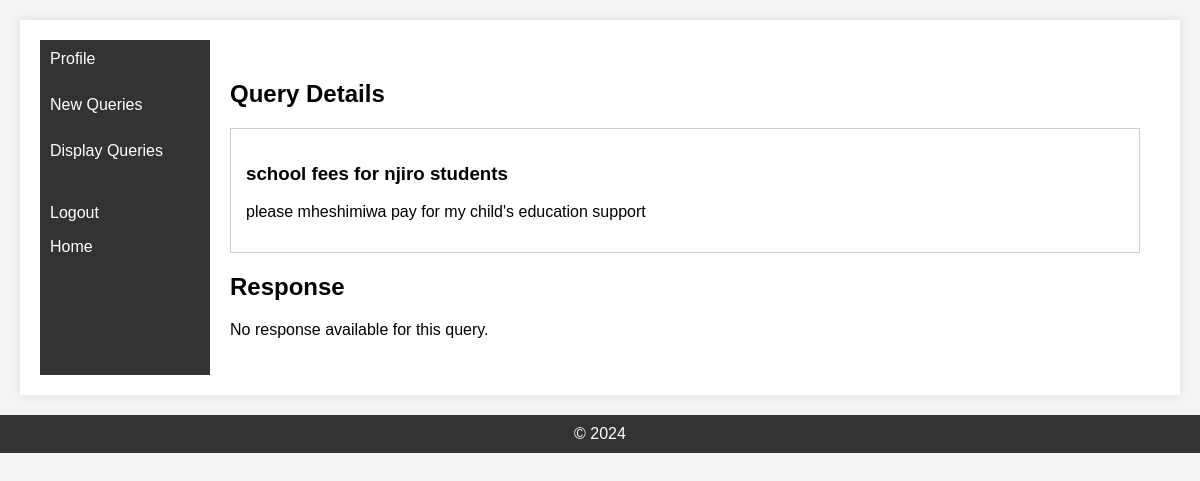
The app's page /view_response.php?query_id=3 with its own data.
### tables this page shows
CREATE TABLE `queries` (
  `id` int(11) NOT NULL,
  `user_id` int(11) DEFAULT NULL,
  `title` varchar(255) NOT NULL,
  `description` text NOT NULL,
  `category` varchar(50) NOT NULL,
  `created_at` timestamp NOT NULL DEFAULT current_timestamp(),
  `region` varchar(255) NOT NULL
);

### view_response.php (the view, shortened to what this page needs)
<?php
include_once("db_connection.php");
if (isset($_GET['query_id'])) {
    $query_id = $_GET['query_id'];
    $query_details_query = "SELECT * FROM queries WHERE id = $query_id";
    $query_details_result = $conn->query($query_details_query);
    if ($query_details_result->num_rows > 0) {
        $query_details = $query_details_result->fetch_assoc();
        $response_query = "SELECT * FROM responses WHERE query_id = $query_id";
        $response_result = $conn->query($response_query);
    } else {
        header("Location: error.php");
        exit();
    }
} else {
    header("Location: error.php");
    exit();
}
?>
<!DOCTYPE html>
<html lang="en">
<head>
    <link rel="stylesheet" href="viewresponse.css">
</head>
<body>
    <div class="container">
        <div class="sidenav">
            <a href="dashboard.php">Profile</a> <br>
            <a href="new_queries.php">New Queries</a><br>
            <a href="display_queries.php">Display Queries</a><br>
            <p><a href="logout.php">Logout</a></p>
            <a href="index.html">Home</a> <br>
        </div>
        <div class="main-content">
            <h2>Query Details</h2>
            <div class="query-details">
                <h3><?php echo $query_details['title']; ?></h3>
                <p><?php echo $query_details['description']; ?></p>
            </div>
            <h2>Response</h2>
            <?php if ($response_result->num_rows > 0): ?>
                <div class="response-details">
                    <?php while ($response = $response_result->fetch_assoc()): ?>
                        <p><?php echo $response['response_text']; ?></p>
                    <?php endwhile; ?>
                </div>
            <?php else: ?>
                <p>No response available for this query.</p>
            <?php endif; ?>
        </div>
    </div>
    <div class="footer">
        &copy; <?php echo date("Y"); ?>
    </div>
</body>
</html>

### viewresponse.css (style rules this page uses)
body { font-family: Arial, sans-serif; background-color: #f4f4f4; margin: 0; padding: 0; }
.container { display: flex; justify-content: space-between; background-color: #fff; box-shadow: 0 0 10px rgba(0, 0, 0, 0.1); margin: 20px; padding: 20px; }
.sidenav { width: 150px; padding: 10px; background-color: #333; color: #fff; left: 0; }
.sidenav a { text-decoration: none; color: #fff; display: block; margin-bottom: 10px; }
.main-content { flex: 1; padding: 20px; }
.query-details, .response-details { background-color: #fff; border: 1px solid #ccc; padding: 15px; margin-bottom: 20px; }
.footer { text-align: center; padding: 10px; background-color: #333; color: #fff; }

### records on screen
queries: title "school fees for njiro students", description "please mheshimiwa pay for my child's education support"
